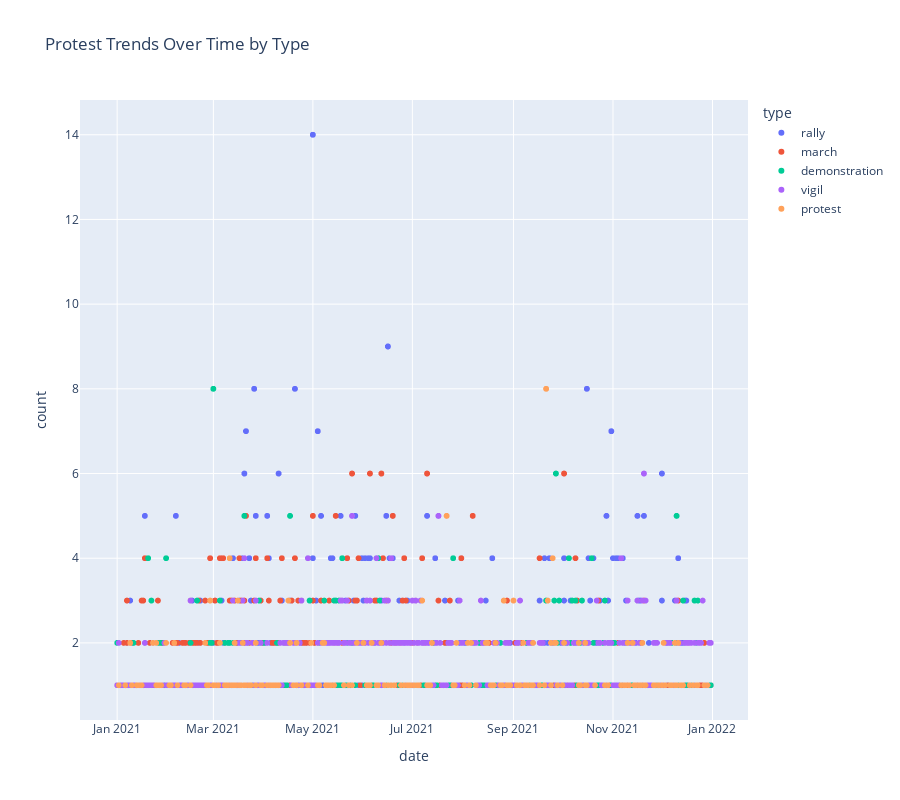

Write notebook code for a chart like this one.
### Markdown cell above
Lets use plotly again to look at the events by type and date.

### Code cell
fig = px.scatter(boston_ny_protests_time, x='date', y='count', color='type',hover_data='state_county',
                 labels={'number_of_protests': 'Number of Protests'},
                 title='Protest Trends Over Time by Type')


fig.update_layout(height=800)

### Figure 1 — Plotly figure (JSON) as saved in the notebook; plotly's stock layout.template omitted (floating-point values rounded to 4 significant figures; data arrays with more than 128 entries replaced by an {"elided": "..."} marker saying what was removed)
{"data": [{"customdata": {"elided": "775x1 str values"}, "hovertemplate": "type=rally<br>date=%{x}<br>count=%{y}<br>state_county=%{customdata[0]}<extra></extra>", "legendgroup": "rally", "marker": {"color": "#636efa", "symbol": "circle"}, "mode": "markers", "name": "rally", "showlegend": true, "type": "scattergl", "x": {"elided": "775 str values"}, "xaxis": "x", "y": {"elided": "775 int values"}, "yaxis": "y"}, {"customdata": {"elided": "649x1 str values"}, "hovertemplate": "type=march<br>date=%{x}<br>count=%{y}<br>state_county=%{customdata[0]}<extra></extra>", "legendgroup": "march", "marker": {"color": "#EF553B", "symbol": "circle"}, "mode": "markers", "name": "march", "showlegend": true, "type": "scattergl", "x": {"elided": "649 str values"}, "xaxis": "x", "y": {"elided": "649 int values"}, "yaxis": "y"}, {"customdata": {"elided": "388x1 str values"}, "hovertemplate": "type=demonstration<br>date=%{x}<br>count=%{y}<br>state_county=%{customdata[0]}<extra></extra>", "legendgroup": "demonstration", "marker": {"color": "#00cc96", "symbol": "circle"}, "mode": "markers", "name": "demonstration", "showlegend": true, "type": "scattergl", "x": {"elided": "388 str values"}, "xaxis": "x", "y": {"elided": "388 int values"}, "yaxis": "y"}, {"customdata": {"elided": "601x1 str values"}, "hovertemplate": "type=vigil<br>date=%{x}<br>count=%{y}<br>state_county=%{customdata[0]}<extra></extra>", "legendgroup": "vigil", "marker": {"color": "#ab63fa", "symbol": "circle"}, "mode": "markers", "name": "vigil", "showlegend": true, "type": "scattergl", "x": {"elided": "601 str values"}, "xaxis": "x", "y": {"elided": "601 int values"}, "yaxis": "y"}, {"customdata": {"elided": "266x1 str values"}, "hovertemplate": "type=protest<br>date=%{x}<br>count=%{y}<br>state_county=%{customdata[0]}<extra></extra>", "legendgroup": "protest", "marker": {"color": "#FFA15A", "symbol": "circle"}, "mode": "markers", "name": "protest", "showlegend": true, "type": "scattergl", "x": {"elided": "266 str values"}, "xaxis": "x", "y": {"elided": "266 int values"}, "yaxis": "y"}], "layout": {"height": 800, "legend": {"title": {"text": "type"}, "tracegroupgap": 0}, "title": {"text": "Protest Trends Over Time by Type"}, "xaxis": {"anchor": "y", "domain": [0, 1], "title": {"text": "date"}}, "yaxis": {"anchor": "x", "domain": [0, 1], "title": {"text": "count"}}}}
